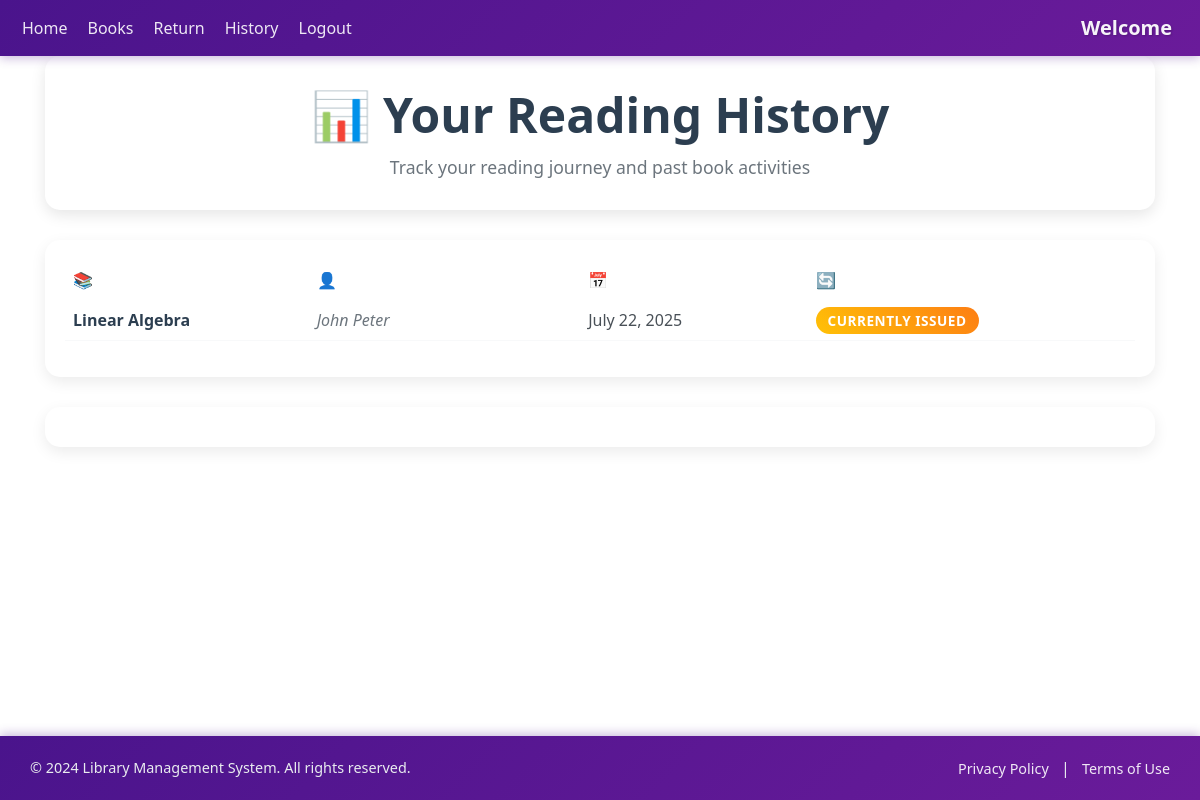
/history (signed in), run on the app's committed database.
### polls/models.py (models this page shows, shortened)
class IssuedItem(models.Model):
    book_id = models.ForeignKey(Book, on_delete=models.CASCADE)
    user_id = models.ForeignKey(User, on_delete=models.CASCADE)
    issue_date = models.DateField(default=date.today(), blank=False)
    return_date = models.DateField(blank=True, null=True)

class Book(models.Model):
    book_name = models.CharField(max_length=150)
    author_name = models.CharField(max_length=200)
    quantity = models.IntegerField(default=1)
    subject = models.CharField(max_length=2000)
    book_add_time = models.TimeField(default=timezone.now())
    book_add_date = models.DateField(default=date.today())
    class Meta:
        unique_together = ("book_name", "author_name")

### polls/views.py (the view)
# urls.py: path("history", views.history, name="history"),
@login_required(login_url="login")
def history(request):
    my_items = IssuedItem.objects.filter(user_id=request.user).order_by("-issue_date")
    paginator = Paginator(my_items, 10)
    page_number = request.GET.get("page")
    show_data_final = paginator.get_page(page_number)
    return render(request, "history.html", {"books": show_data_final})

### polls/templates/history.html (shortened to what this page needs)
{% extends 'base.html' %} {% block content %}
<div class="container">
  <div class="page-header">
    <h1 class="display-5 fw-bold">📊 Your Reading History</h1>
    <p class="page-subtitle">Track your reading journey and past book activities</p>
  </div>
  <div class="table-wrapper">
    <table class="table">
      <thead>
        <tr>
          <th scope="col">📚 Book Name</th>
          <th scope="col">👤 Author Name</th>
          <th scope="col">📅 Issue Date</th>
          <th scope="col">🔄 Return Date</th>
        </tr>
      </thead>
      <tbody>
        {% for book in books %}
        <tr>
          <td><span class="book-name">{{book.book_id.book_name}}</span></td>
          <td><span class="author-name">{{book.book_id.author_name}}</span></td>
          <td><span class="date-info">{{book.issue_date}}</span></td>
          <td>
            {% if book.return_date %}
              <span class="date-info returned">{{book.return_date}}</span>
            {% else %}
              <span class="status-badge current">Currently Issued</span>
            {% endif %}
          </td>
        </tr>
        {% endfor %}
      </tbody>
    </table>
  </div>
  <div class="pagination-wrapper">
  </div>
</div>
{% endblock %}

### polls/templates/base.html (style rules this page uses)
:root { --bs-primary: #BA68C8; --bs-primary-rgb: 186, 104, 200; }
body { background-color: linear-gradient(#89b4f4, #cf7ade); background-repeat: no-repeat; background-size: cover; padding-top: 0; }
html, body { height: 100%; margin: 0; }
body { display: flex; flex-direction: column; }

### polls/templates/history.html (style rules this page uses)
body { background: white; background-attachment: fixed; background-repeat: no-repeat; min-height: 100vh; }
.container { width: 100%; padding-right: 15px; padding-left: 15px; margin-right: auto; margin-left: auto; }
.page-header { background: white; padding: 30px; border-radius: 15px; box-shadow: 0 5px 15px rgba(0,0,0,0.1); margin-bottom: 30px; text-align: center; }
.page-header h1 { color: #2c3e50; margin-bottom: 10px; }
.page-subtitle { color: #6c757d; font-size: 1.1rem; margin: 0; }
.table-wrapper { background: white; border-radius: 15px; box-shadow: 0 5px 15px rgba(0,0,0,0.08); overflow: hidden; padding: 20px; margin-bottom: 30px; }
table { border-collapse: separate; border-spacing: 0; border-radius: 10px; width: 100%; border: none; margin-bottom: 0; }
thead { background: linear-gradient(45deg, #27ae60, #2ecc71); color: white; }
th { text-align: left; padding: 16px; font-weight: 600; border: none; color: white; }
td { text-align: left; padding: 16px; border-bottom: 1px solid #f8f9fa; vertical-align: middle; }
tr:nth-child(odd) { background-color: #ffffff; }
tbody tr { transition: all 0.2s ease; }
.book-name { font-weight: 600; color: #2c3e50; }
.author-name { color: #6c757d; font-style: italic; }
.date-info { color: #495057; font-weight: 500; }
.status-badge { padding: 4px 12px; border-radius: 15px; font-size: 0.85rem; font-weight: 600; text-transform: uppercase; letter-spacing: 0.5px; }
.status-badge.current { background: linear-gradient(45deg, #ffc107, #fd7e14); color: white; }
.pagination-wrapper { background: white; padding: 20px; border-radius: 15px; box-shadow: 0 5px 15px rgba(0,0,0,0.08); }

### data on the page
IssuedItem: book_id.book_name "Linear Algebra", book_id.author_name "John Peter", issue_date "July 22, 2025", shows "CURRENTLY ISSUED"
